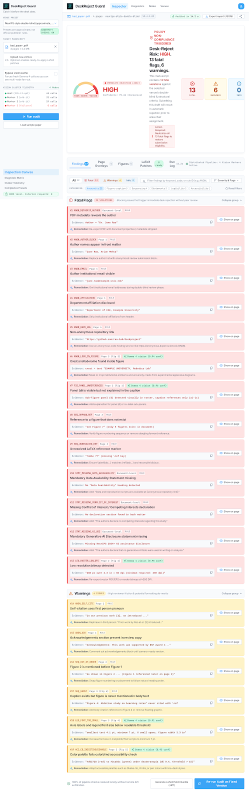
#> input picture ui/stitch-ui/deskreject_guard_high_risk_findings_clinical_light/screen.png, 498 x 1600 px (shown at 1/2 size)
$ python -i overlays.py   (imports and definitions only)
#> lines starting #> are read from the running program, lines starting #| are printed output that depends on the picture
"""Overlay rendering and visual highlighting for DeskReject Guard page viewer."""

from typing import Any

import pymupdf
from PIL import Image, ImageDraw, ImageFont

SEVERITY_COLORS = {
    "fatal": {
        "stroke": (239, 68, 68, 255),       # #ef4444
        "fill": (239, 68, 68, 45),          # #ef4444 semi-transparent
        "badge_bg": (239, 68, 68, 240),
        "badge_text": (255, 255, 255, 255),
    },
    "warning": {
        "stroke": (245, 158, 11, 255),      # #f59e0b
        "fill": (245, 158, 11, 45),         # #f59e0b semi-transparent
        "badge_bg": (245, 158, 11, 240),
        "badge_text": (255, 255, 255, 255),
    },
    "info": {
        "stroke": (100, 116, 139, 255),     # #64748b
        "fill": (100, 116, 139, 35),
        "badge_bg": (100, 116, 139, 220),
        "badge_text": (255, 255, 255, 255),
    },
}


# [132 lines left out: functions render_page_overlay_image, extract_figure_crop, not called in this run]


def apply_colorblind_filter(img: Image.Image, mode: str = "deuteranopia") -> Image.Image:
    """Applies a color vision deficiency simulation filter to an image.

    Args:
        img: Input PIL Image.
        mode: Simulation type ('deuteranopia', 'protanopia', 'tritanopia', 'greyscale').

    Returns:
        Filtered PIL Image simulating the chosen vision profile.
    """
    if mode == "greyscale":
        return img.convert("L").convert("RGB")

    # Transformation matrices for color blindness simulation
    matrices = {
        "deuteranopia": [
            0.625, 0.375, 0.0, 0.0,
            0.700, 0.300, 0.0, 0.0,
            0.0,   0.300, 0.700, 0.0,
        ],
        "protanopia": [
            0.567, 0.433, 0.0, 0.0,
            0.558, 0.442, 0.0, 0.0,
            0.0,   0.242, 0.758, 0.0,
        ],
        "tritanopia": [
            0.950, 0.050, 0.0, 0.0,
            0.0,   0.433, 0.567, 0.0,
            0.0,   0.475, 0.525, 0.0,
        ],
    }

    matrix = matrices.get(mode)
    if not matrix:
        return img.copy()

    try:
        return img.convert("RGB", matrix)
    except Exception:  # noqa: BLE001
        return img.copy()

>>> from PIL import Image
>>> picture = Image.open('stitch-ui/deskreject_guard_high_risk_findings_clinical_light/screen.png')
#> picture is the input picture: PIL image 498x1600 RGB; mean R, G, B 248.3, 241, 237.1
>>> result = apply_colorblind_filter(picture)
#> in apply_colorblind_filter, `return img.convert("RGB", matrix)`:
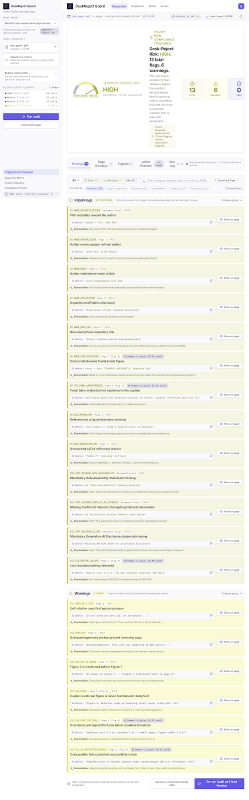
#> returned value: PIL image 498x1600 RGB (shown at 1/2 size); mean R, G, B 245.7, 246.2, 238.2
